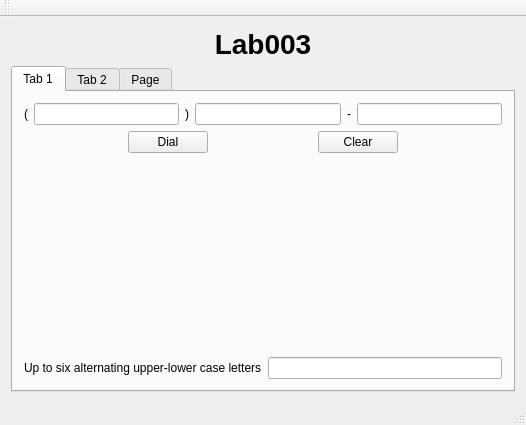
<?xml version="1.0" encoding="UTF-8"?>
<ui version="4.0">
 <class>MainWindow</class>
 <widget class="QMainWindow" name="MainWindow">
  <property name="geometry">
   <rect>
    <x>0</x>
    <y>0</y>
    <width>526</width>
    <height>425</height>
   </rect>
  </property>
  <property name="windowTitle">
   <string>MainWindow</string>
  </property>
  <widget class="QWidget" name="centralWidget">
   <layout class="QVBoxLayout" name="verticalLayout_5">
    <item>
     <widget class="QLabel" name="label">
      <property name="font">
       <font>
        <pointsize>21</pointsize>
        <weight>75</weight>
        <bold>true</bold>
       </font>
      </property>
      <property name="text">
       <string>Lab003</string>
      </property>
      <property name="alignment">
       <set>Qt::AlignCenter</set>
      </property>
     </widget>
    </item>
    <item>
     <widget class="QTabWidget" name="tabWidget">
      <property name="currentIndex">
       <number>0</number>
      </property>
      <widget class="QWidget" name="tab">
       <attribute name="title">
        <string>Tab 1</string>
       </attribute>
       <layout class="QVBoxLayout" name="verticalLayout_2">
        <item>
         <layout class="QHBoxLayout" name="horizontalLayout">
          <item>
           <widget class="QLabel" name="label_2">
            <property name="text">
             <string>(</string>
            </property>
           </widget>
          </item>
          <item>
           <widget class="QLineEdit" name="areaLineEdit"/>
          </item>
          <item>
           <widget class="QLabel" name="label_3">
            <property name="text">
             <string>)</string>
            </property>
           </widget>
          </item>
          <item>
           <widget class="QLineEdit" name="prefixLineEdit"/>
          </item>
          <item>
           <widget class="QLabel" name="label_4">
            <property name="text">
             <string>-</string>
            </property>
           </widget>
          </item>
          <item>
           <widget class="QLineEdit" name="subLineEdit"/>
          </item>
         </layout>
        </item>
        <item>
         <layout class="QHBoxLayout" name="horizontalLayout_2">
          <item>
           <spacer name="horizontalSpacer">
            <property name="orientation">
             <enum>Qt::Horizontal</enum>
            </property>
            <property name="sizeHint" stdset="0">
             <size>
              <width>40</width>
              <height>20</height>
             </size>
            </property>
           </spacer>
          </item>
          <item>
           <widget class="QPushButton" name="dialButton">
            <property name="text">
             <string>Dial</string>
            </property>
           </widget>
          </item>
          <item>
           <spacer name="horizontalSpacer_2">
            <property name="orientation">
             <enum>Qt::Horizontal</enum>
            </property>
            <property name="sizeHint" stdset="0">
             <size>
              <width>40</width>
              <height>20</height>
             </size>
            </property>
           </spacer>
          </item>
          <item>
           <widget class="QPushButton" name="clearButton">
            <property name="text">
             <string>Clear</string>
            </property>
           </widget>
          </item>
          <item>
           <spacer name="horizontalSpacer_3">
            <property name="orientation">
             <enum>Qt::Horizontal</enum>
            </property>
            <property name="sizeHint" stdset="0">
             <size>
              <width>40</width>
              <height>20</height>
             </size>
            </property>
           </spacer>
          </item>
         </layout>
        </item>
        <item>
         <spacer name="verticalSpacer">
          <property name="orientation">
           <enum>Qt::Vertical</enum>
          </property>
          <property name="sizeHint" stdset="0">
           <size>
            <width>20</width>
            <height>166</height>
           </size>
          </property>
         </spacer>
        </item>
        <item>
         <layout class="QHBoxLayout" name="horizontalLayout_3">
          <item>
           <widget class="QLabel" name="label_5">
            <property name="text">
             <string>Up to six alternating upper-lower case letters</string>
            </property>
           </widget>
          </item>
          <item>
           <widget class="QLineEdit" name="letterLineEdit"/>
          </item>
         </layout>
        </item>
       </layout>
      </widget>
      <widget class="QWidget" name="tab_2">
       <attribute name="title">
        <string>Tab 2</string>
       </attribute>
       <layout class="QVBoxLayout" name="verticalLayout_3">
        <item>
         <widget class="QTextBrowser" name="textBrowser"/>
        </item>
       </layout>
      </widget>
      <widget class="QWidget" name="tab_3">
       <attribute name="title">
        <string>Page</string>
       </attribute>
       <layout class="QVBoxLayout" name="verticalLayout">
        <item>
         <spacer name="verticalSpacer_2">
          <property name="orientation">
           <enum>Qt::Vertical</enum>
          </property>
          <property name="sizeHint" stdset="0">
           <size>
            <width>20</width>
            <height>76</height>
           </size>
          </property>
         </spacer>
        </item>
        <item>
         <layout class="QHBoxLayout" name="horizontalLayout_4">
          <item>
           <spacer name="horizontalSpacer_4">
            <property name="orientation">
             <enum>Qt::Horizontal</enum>
            </property>
            <property name="sizeHint" stdset="0">
             <size>
              <width>40</width>
              <height>20</height>
             </size>
            </property>
           </spacer>
          </item>
          <item>
           <widget class="QGroupBox" name="groupBox">
            <property name="title">
             <string>Button Group</string>
            </property>
            <layout class="QVBoxLayout" name="verticalLayout_4">
             <item>
              <widget class="QRadioButton" name="lengthButton">
               <property name="text">
                <string>Length</string>
               </property>
              </widget>
             </item>
             <item>
              <widget class="QRadioButton" name="widthButton">
               <property name="text">
                <string>Width</string>
               </property>
              </widget>
             </item>
            </layout>
           </widget>
          </item>
          <item>
           <spacer name="horizontalSpacer_5">
            <property name="orientation">
             <enum>Qt::Horizontal</enum>
            </property>
            <property name="sizeHint" stdset="0">
             <size>
              <width>40</width>
              <height>20</height>
             </size>
            </property>
           </spacer>
          </item>
         </layout>
        </item>
        <item>
         <spacer name="verticalSpacer_3">
          <property name="orientation">
           <enum>Qt::Vertical</enum>
          </property>
          <property name="sizeHint" stdset="0">
           <size>
            <width>20</width>
            <height>76</height>
           </size>
          </property>
         </spacer>
        </item>
       </layout>
      </widget>
     </widget>
    </item>
   </layout>
  </widget>
  <widget class="QMenuBar" name="menuBar">
   <property name="geometry">
    <rect>
     <x>0</x>
     <y>0</y>
     <width>526</width>
     <height>20</height>
    </rect>
   </property>
  </widget>
  <widget class="QToolBar" name="mainToolBar">
   <attribute name="toolBarArea">
    <enum>TopToolBarArea</enum>
   </attribute>
   <attribute name="toolBarBreak">
    <bool>false</bool>
   </attribute>
  </widget>
  <widget class="QStatusBar" name="statusBar"/>
 </widget>
 <layoutdefault spacing="6" margin="11"/>
 <resources/>
 <connections/>
</ui>
